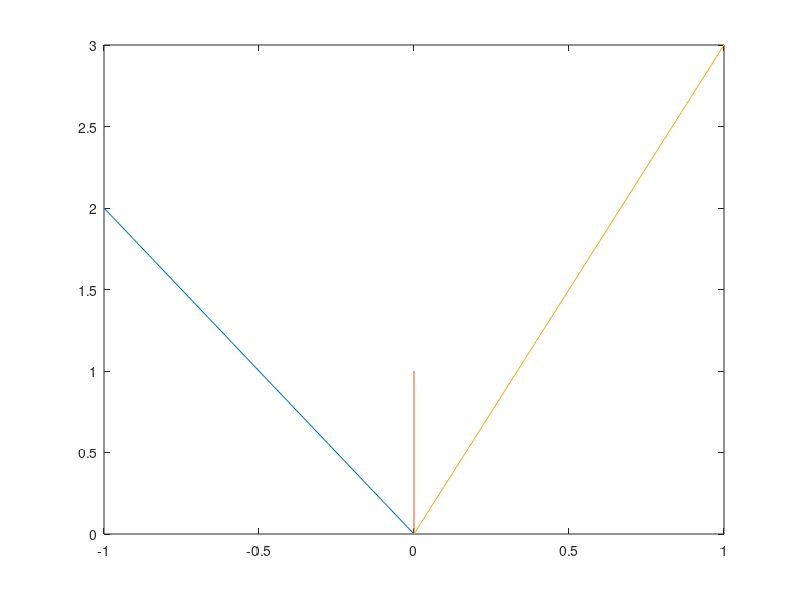

Write MATLAB code to recreate this figure.
d1 = .4;
d2 = 1.6;
k=1;
m1 = .6;
m2 = .6;
x1=[1,2,0];
x2=[1,1,0];
v1=[1,-2,0];
v2=[1,3,0];

n1=(x1 - x2)/(d1+d2)*2;
n2=-n1;


t1=cross(cross(n1,v1),n1)/norm(cross(cross(n1,v1),n1));
t2=cross(cross(n2,v2),n2)/norm(cross(cross(n2,v2),n2));

vperp1=dot(t1,v1);
vperp2=dot(t2,v2);
vpar1 =dot(v1,n1);
vpar2 =dot(v2,n2);

pa=m1*vpar1-m2*vpar2;
pb=(-vpar1 - vpar2)*k;

upar2 = (pa-m1*pb)/(m1+m2);
upar1=pb+upar2;
upar2=-upar2;

vf1 = vperp1*t1 + upar1*n1
vf2 = vperp2*t2 + upar2*n2

plot([-v1(1),0],[-v1(2),0])
hold on
plot([0,n1(1)],[0,n1(2)])
plot([vf1(1),0],[vf1(2),0])


